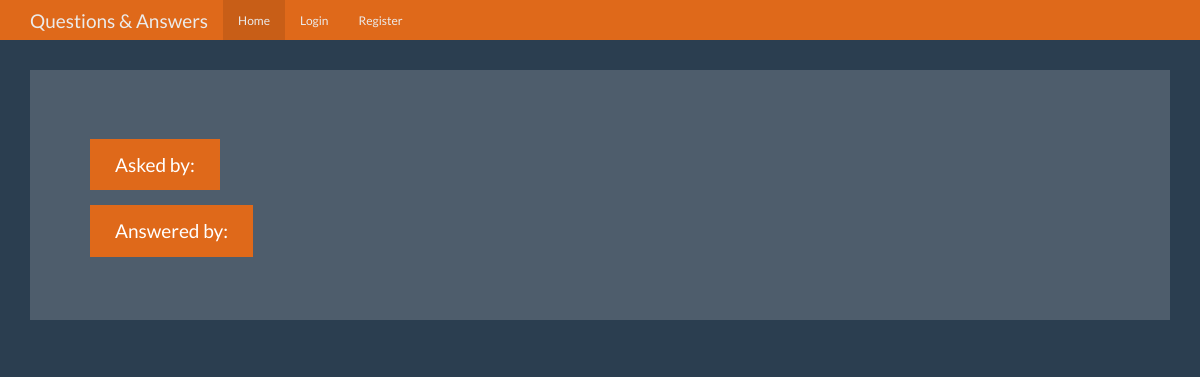
/question/2, run on an earlier commit of the app's database.
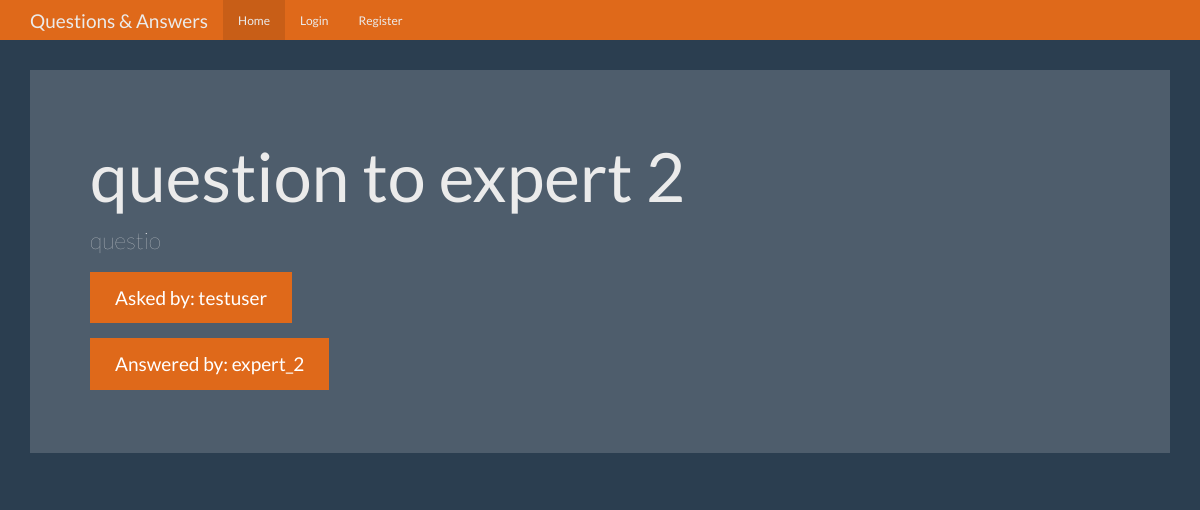
And on a later commit of the database.
### tables this page shows
CREATE TABLE questions (
    id integer primary key autoincrement,
    question_text text not null,
    answer_text text,
    asked_by_id integer not null,
    expert_id integer not null
);

CREATE TABLE users (
    id integer primary key autoincrement,
    name text not null,
    password text not null,
    expert boolean not null,
    admin boolean not null 
);

### app.py (the view)
@app.route('/question/<question_id>')
def question(question_id):
    user = get_current_user()
    db = get_db()
    cur = db.execute(
        'select questions.question_text,questions.answer_text, askers.name as asker_name, experts.name as expert_name from questions join users as askers on askers.id = questions.asked_by_id join users as experts on experts.id = questions.expert_id where questions.id=? ', [question_id])
    result = cur.fetchone()
    return render_template('question.html', user=user, data=result)

### app.py (called while the page is built)
def get_current_user():
    user_result = None
    if 'user' in session:
        db = connect_db()
        user = session['user']
        cur = db.execute(
            'select id,name,password,expert,admin from users where name = ?', [user])
        user_result = cur.fetchone()
    return user_result

### database.py (called while the page is built)
def connect_db():
    current_path = os.getcwd()
    db_name = "questions.db"
    sql = sqlite3.connect(f"{current_path}/{db_name}")
    sql.row_factory = sqlite3.Row
    return sql

def get_db():
    if not hasattr(g, 'sqlite_db'):
        g.sqlite_db = connect_db()
    return g.sqlite_db

### templates/question.html (shortened to what this page needs)
{% from "nav_bar.html" import show_links %}
<!DOCTYPE html>
<html lang="en">
  <head>
    <link href="{{ url_for('static', filename='bootstrap.min.css') }}" rel="stylesheet">
    <link href="{{ url_for('static', filename='theme.css') }}" rel="stylesheet">
  </head>
  <body>
    <nav class="navbar navbar-inverse navbar-fixed-top">
      <div class="container">
        <div class="navbar-header">
          <a class="navbar-brand" href="#">Questions & Answers</a>
        </div>
        <div id="navbar" class="navbar-collapse collapse">
          {{ show_links(user) }}
        </div>
      </div>
    </nav>
    <div class="container theme-showcase" role="main">
      <div class="jumbotron">
        <h1>{{ data['question_text'] }}</h1>
        <p>{{ data['answer_text'] }}</p>
        <p><a class="btn btn-primary btn-lg">Asked by: {{ data['asker_name'] }}</a></p>
        <p><a class="btn btn-primary btn-lg">Answered by: {{ data['expert_name'] }}</a></p>
      </div>
    </div>
  </body>
</html>

What changed in the data, as far as the page shows it:
added questions: question_text "question to expert 2", answer_text "questio"
added users: asker_name "testuser"
added users: expert_name "expert_2"
